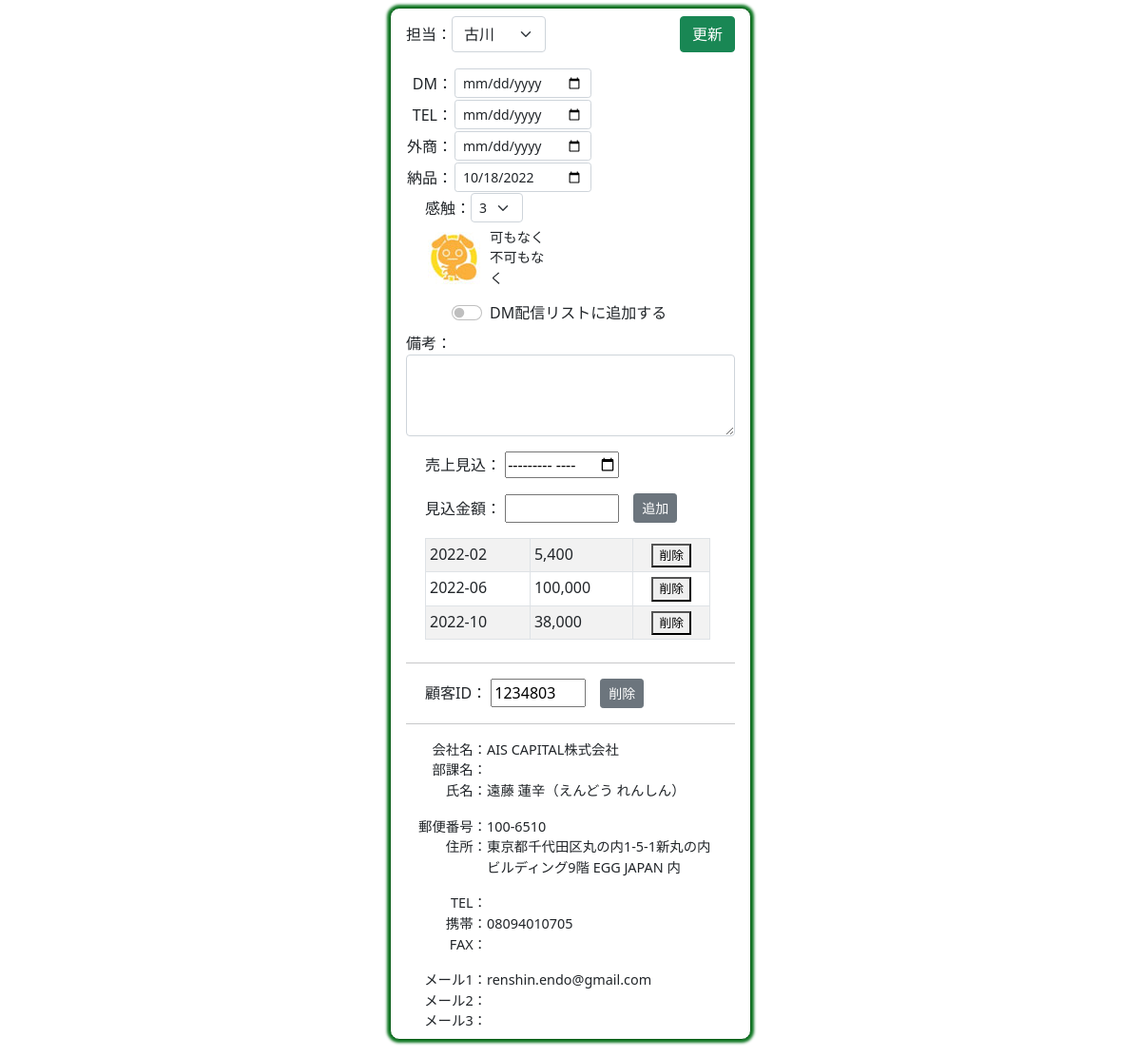
The app's page /right/1620/, older data.
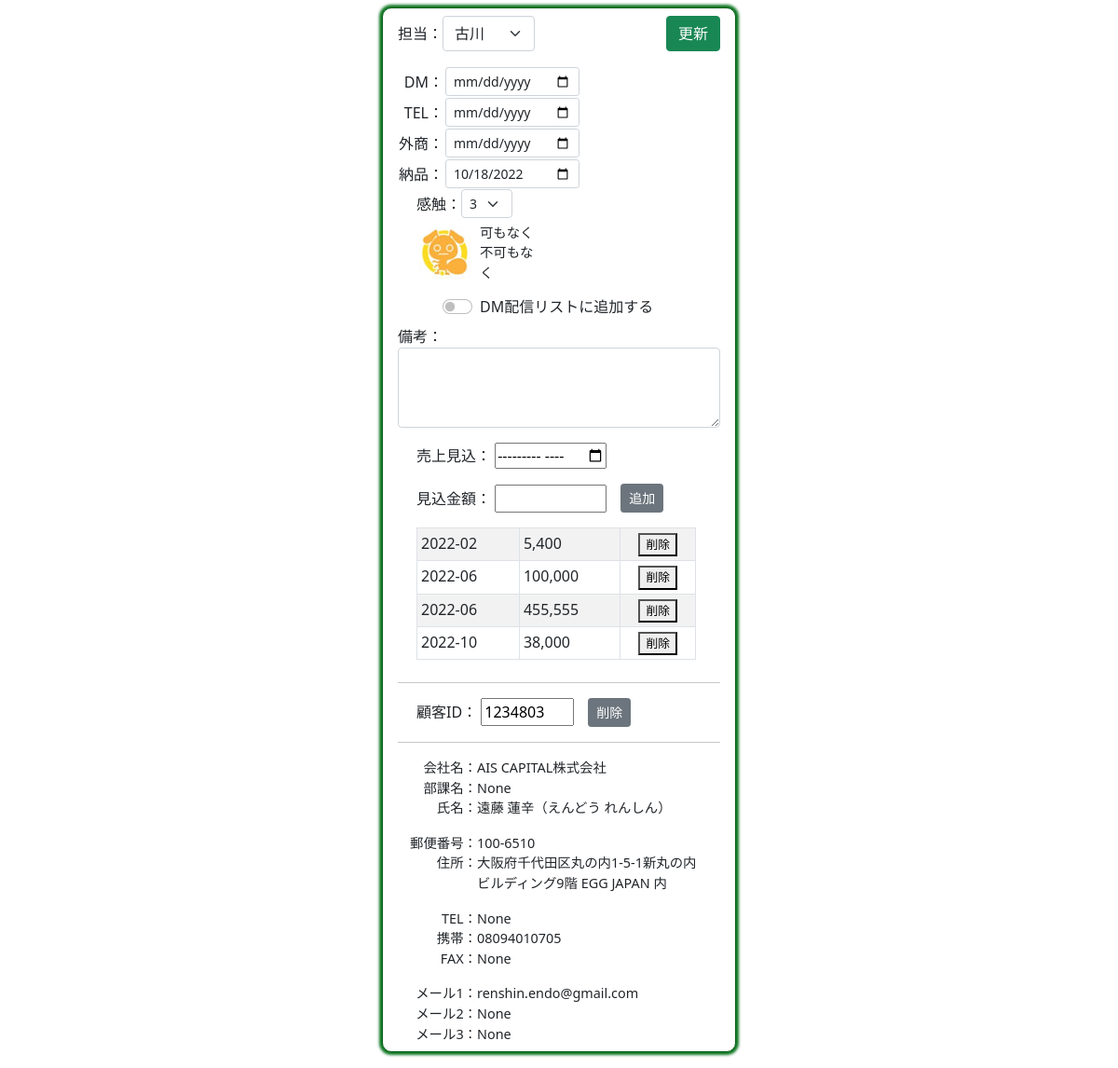
The same page, newer data.
### houjin/models.py (models this page shows, shortened)
class Customer(models.Model):
    cus_id=models.CharField("顧客ID",max_length=10,null=True,blank=True)
    sei=models.CharField("姓",max_length=10,null=True,blank=True)
    mei=models.CharField("名",max_length=10,null=True,blank=True)
    sei_kana=models.CharField("姓かな",max_length=10,null=True,blank=True)
    mei_kana=models.CharField("名かな",max_length=10,null=True,blank=True)
    mail1=models.EmailField("メール1",null=True,blank=True)
    mail2=models.EmailField("メール2",null=True,blank=True)
    mail3=models.EmailField("メール3",null=True,blank=True)
    yubin=models.CharField("郵便番号",max_length=10,null=True,blank=True)
    adress=models.CharField("住所",max_length=100,null=True,blank=True)
    pref=models.CharField("都道府県",max_length=10,null=True,blank=True)
    city=models.CharField("市区町村",max_length=50,null=True,blank=True)
    banchi=models.CharField("番地",max_length=50,null=True,blank=True)
    build=models.CharField("建物",max_length=50,null=True,blank=True)
    com=models.CharField("会社",max_length=50,null=True,blank=True)
    busho=models.CharField("部署",max_length=50,null=True,blank=True)
    tel=models.CharField("電話",max_length=20,null=True,blank=True)
    mob=models.CharField("携帯",max_length=20,null=True,blank=True)
    fax=models.CharField("FAX",max_length=20,null=True,blank=True)
    toroku=models.CharField("登録日",max_length=10,null=True,blank=True)
    kensu=models.IntegerField("件数",null=True,blank=True)
    money=models.IntegerField("金額",null=True,blank=True)
    tantou=models.IntegerField("担当",default=0)
    dm_day=models.CharField("DM",max_length=10,null=True,blank=True)
    tel_day=models.CharField("TEL",max_length=10,null=True,blank=True)
    gaisho_day=models.CharField("外商",max_length=10,null=True,blank=True)
    nohin_day=models.CharField("納品",max_length=10,null=True,blank=True)
    dm_check=models.BooleanField("DMリスト",default=False)
    bikou=models.TextField("備考",null=True,blank=True)
    kanshoku=models.IntegerField("感触",default=0)

class Sell(models.Model):
    sell_cus_id=models.CharField("顧客ID",max_length=10,null=True,blank=True)
    sell_mon=models.CharField("年月",max_length=10,null=True,blank=True)
    sell_money=models.IntegerField("金額",null=True,blank=True)

### houjin/views.py (the view)
# urls.py: path('right/<int:pk>/', right1, name="right1"),
def right1(request,pk):
    if request.method=="POST":
        ins=Customer.objects.get(pk=pk)
        form=Right_form(request.POST,instance=ins)
        form.save()
        return redirect("houjin:left")
    else:
        ins=Customer.objects.get(pk=pk)
        cus=Customer.objects.filter(pk=pk)
        form=Right_form(instance=ins)
        sell=Sell.objects.filter(sell_cus_id = ins.cus_id).order_by("sell_mon")
        return render(request,"houjin/right.html",{"form":form,"cus":cus,"sell":sell})

### houjin/templates/houjin/right.html (shortened to what this page needs)
{% load humanize %}
{% load static %}
<!DOCTYPE html>
<html lang="ja">
<head>
    <link href="https://cdn.jsdelivr.net/npm/bootstrap@5.0.2/dist/css/bootstrap.min.css" rel="stylesheet">
</head>
<body>
    <div class="main mb-4">
        <div>
            <form action="" method="post" target="ifr1">{% csrf_token %}
                <div class="class1">
                    <div class="class1" style="width: 50%;" align="left">
                        <div>担当：</div>
                        <div>{{form.tantou}}</div>
                    </div>
                    <div style="width: 50%;" align="right" >
                        <button type="submit" class="btn btn-success">更新</button>
                    </div>
                </div>
                <div class="data mt-3">
                    <div>
                        <table>
                            <tr>
                                <td style="text-align: right;">DM：</td>
                                <td>{{form.dm_day}}</td>
                            </tr>
                            <tr>
                                <td style="text-align: right;">TEL：</td>
                                <td>{{form.tel_day}}</td>
                            </tr>
                            <tr>
                                <td>外商：</td>
                                <td>{{form.gaisho_day}}</td>
                            </tr>
                            <tr>
                                <td>納品：</td>
                                <td>{{form.nohin_day}}</td>
                            </tr>
                        </table>
                    </div>
                    <div style="margin-left: 20px;">
                        <div class="class1">
                            <div>感触：</div>
                            <div>{{form.kanshoku}}</div>
                        </div>
                        <div class="kanshoku_detail class1" id="kanshoku_detail" style="font-size: 90%; padding: 0.2em;">
                            {% for i in cus %}
                                {% if  i.kanshoku == 1 %}
                                    <div><img src="{% static '1.jpg' %}"></div>
                                    <div style="margin-left: 10px;">ダメや。。</div>
                                {% elif i.kanshoku == 2 %}
                                    <div><img src="{% static '2.jpg' %}"></div>
                                    <div style="margin-left: 10px;">期待はかなり薄いね</div>
                                {% elif i.kanshoku == 3 %}
                                    <div><img src="{% static '3.jpg' %}"></div>
                                    <div style="margin-left: 10px;">可もなく<br>不可もなく</div>
                                {% elif i.kanshoku == 4 %}
                                    <div><img src="{% static '4.jpg' %}"></div>
                                    <div style="margin-left: 10px;"> なかなかの好感触！</div>
                                {% elif i.kanshoku == 5 %}
                                    <div><img src="{% static '5.jpg' %}"></div>
                                    <div style="margin-left: 10px;"> 超いい感じ！</div>
                                {% endif %}
                            {% endfor %}
                        </div>
                    </div>
                </div>
                <div class="form-check form-switch mt-3" style="margin-left: 3em;">
                    {{form.dm_check}}
                    <label class="form-check-label" for="dm_send">DM配信リストに追加する</label>
                </div>
                <div class="mt-2" >
                    <div>備考：</div>
                    <div>{{form.bikou}}</div>
                </div>
            </form>
        </div>
        {% for i in cus %}
        <form action="{% url 'houjin:sell' %}" method="post">{% csrf_token %}
            <div class="class1 mt-3">
                <div style="margin-left: 20px;">
                    <label for="sell_mon">売上見込：</label>
                    <input type="month" name="sell_mon" id="sell_mon" style="width: 120px;">
                </div>
            </div>
            <div class="class1 mt-3">
                <div style="margin-left: 20px;">
                    <label for="sell_money">見込金額：</label>
                    <input type="number" name="sell_money" id="sell_money" style="width: 120px;">
                </div>
                <div style="margin-left: 15px;">
                    <button type="submit" class="btn btn-secondary btn-sm">追加</button>
                </div>
            </div>
        </form>
        {% if sell %}
        <div class="mb-4" style="margin-left: 20px;">
            <table class="table table-striped table-bordered table-sm mt-3" style="width: 300px;">
                {% for h in sell %}
                <tr>
                    <td>{{h.sell_mon}}</td>
                    <td>{{h.sell_money  | intcomma}}</td>
                    <td align="center">
                        <form action="{% url 'houjin:sell_delete' h.pk %}" method="post">{% csrf_token %}
                            <button type="submit" style="font-size: 0.8em;">削除</button>
                        </form>
                    </td>
                </tr>
                {% endfor %}
            </table>
        </div>
        {% endif %}
        <hr>
        <form action="{% url 'houjin:delete' %}" method="post" target="_top">{% csrf_token %}
            <div class="class1 mt-3">
                <div style="margin-left: 20px;">
                    <label for="cus_id">顧客ID：</label>
                    <input type="text" name="cus_id" id="cus_id" value="{{i.cus_id}}" style="width: 100px;" readonly>
                </div>
                <div style="margin-left: 15px;">
                    <button type="submit" class="btn btn-secondary btn-sm" onclick="return confirm('本当に削除しますか？')">削除</button>
                </div>
            </div>
        </form>
        <hr>
        <div style="font-size: 0.9em;">
            <div class="data">
                <div class="name">会社名：</div>
                {% if i.com %}
                    <div class="data-code">{{i.com}}</div>
                {% endif %}
            </div>
            <div class="data">
                <div class="name">部課名：</div>
                {% if i.com %}
                <div class="data-code">{{i.busho}}</div>
                {% endif %}
            </div>
            <div class="data">
                <div class="name">氏名：</div>
                {% if i.com %}
                <div class="data-code">{{i.sei}} {{i.mei}}（{{i.sei_kana}} {{i.mei_kana}}）</div>
                {% endif %}
            </div>
            <div class="data mt-3">
                <div class="name">郵便番号：</div>
                {% if i.com %}
                    <div class="data-code">{{i.yubin}}</div>
                {% endif %}
            </div>
            <div class="data">
                <div class="name">住所：</div>
                {% if i.com %}
                    <div class="data-code">{{i.pref}}{{i.city}}{{i.banchi}}{{i.build}}</div>
                {% endif %}
            </div>
            <div class="data mt-3">
                <div class="name">TEL：</div>
                {% if i.com %}
                    <div class="data-code">{{i.tel}}</div>
                {% endif %}
            </div>
            <div class="data">
                <div class="name">携帯：</div>
                {% if i.com %}
                    <div class="data-code">{{i.mob}}</div>
                {% endif %}
            </div>
            <div class="data">
                <div class="name">FAX：</div>
                {% if i.com %}
                    <div class="data-code">{{i.fax}}</div>
                {% endif %}
            </div>
            <div class="data mt-3">
                <div class="name">メール1：</div>
                {% if i.com %}
                    <div class="data-code">{{i.mail1}}</div>
                {% endif %}
            </div>
            <div class="data">
                <div class="name">メール2：</div>
                {% if i.com %}
                    <div class="data-code">{{i.mail2}}</div>
                {% endif %}
            </div>
            <div class="data">
                <div class="name">メール3：</div>
                {% if i.com %}
                    <div class="data-code">{{i.mail3}}</div>
                {% endif %}
            </div>
        {% endfor %}
        </div>
    </div>
</body>
</html>

### houjin/templates/houjin/right.html (style rules this page uses)
.class1 { display: flex; flex-direction: row; align-items: center; }
.main { padding: 0.5em 1em; margin: 0 auto; margin-top: 0.5em; background: #FFF; border: solid 1px #0b5f1a; border-radius: 10px; box-shadow: 0 1px 1px rgba(0, 0, 0, 0.22); width: 380px; box-shadow: 0 0 3px 3px #0e7722; }
.data { display: flex; flex-wrap: wrap; }
.name { width: 85px; text-align: right; }
.data-code { width: calc(340px - 100px); }
.kanshoku_detail { margin-top: 0.5em; width: 135px; height: 60px; }

Row changes from the older to the newer data that the page shows:
changed Customer "AIS CAPITAL株式会社": busho (not shown) → "None"; pref "東京都" → "大阪府"; tel (not shown) → "None"; fax (not shown) → "None"; mail2 (not shown) → "None"; mail3 (not shown) → "None"
added Sell: sell_mon "2022-06", sell_money "455,555"
